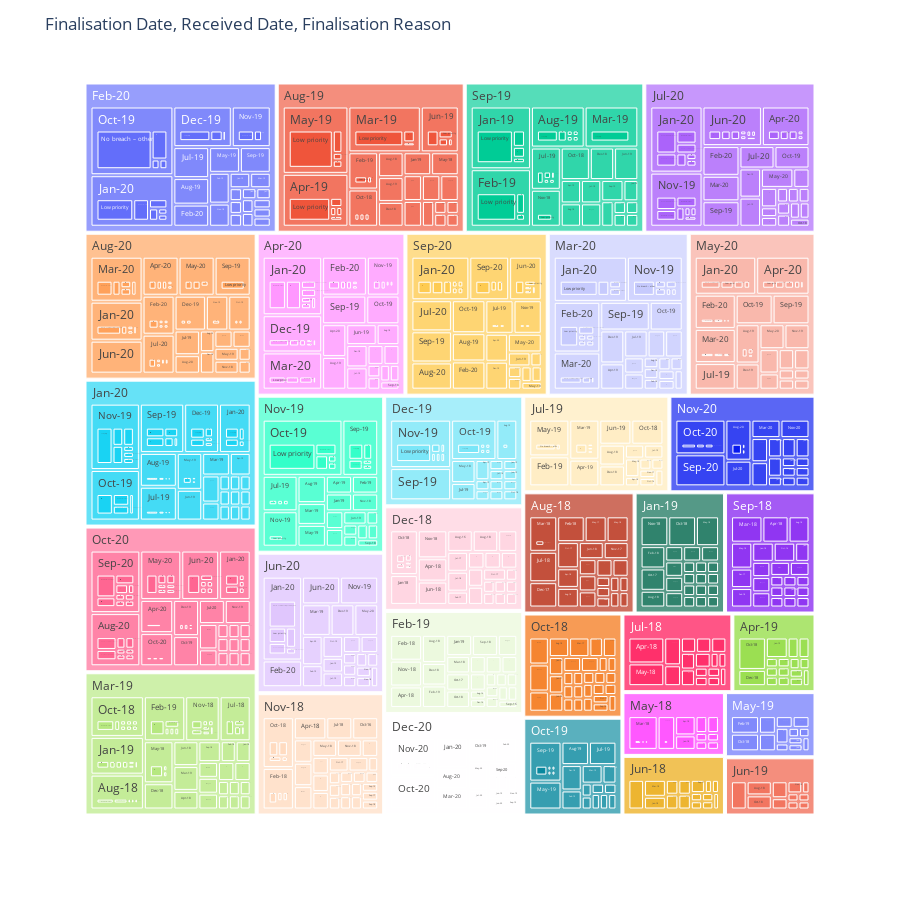

The cell this chart's notebook holds for it:
### Markdown cell above
Create Sunburst plot

### Code cell
fig = px.treemap(df, path=groupby_path, values='count', width=900, height=900)
fig.update_layout(title=path_title)
fig.show()
fig.write_html("Case_Details_Treemap.html")

### Figure 1 — Plotly figure (JSON) as saved in the notebook; plotly's stock layout.template omitted (floating-point values rounded to 4 significant figures; data arrays with more than 128 entries replaced by an {"elided": "..."} marker saying what was removed)
{"data": [{"branchvalues": "total", "domain": {"x": [0, 1], "y": [0, 1]}, "hovertemplate": "labels=%{label}<br>count=%{value}<br>parent=%{parent}<br>id=%{id}<extra></extra>", "ids": {"elided": "2186 str values"}, "labels": {"elided": "2186 str values"}, "level": "64d67d", "name": "", "parents": {"elided": "2186 str values"}, "type": "treemap", "values": {"elided": "2186 int values"}}], "layout": {"height": 900, "legend": {"tracegroupgap": 0}, "margin": {"t": 60}, "title": {"text": "Finalisation Date, Received Date, Finalisation Reason"}, "width": 900}}
